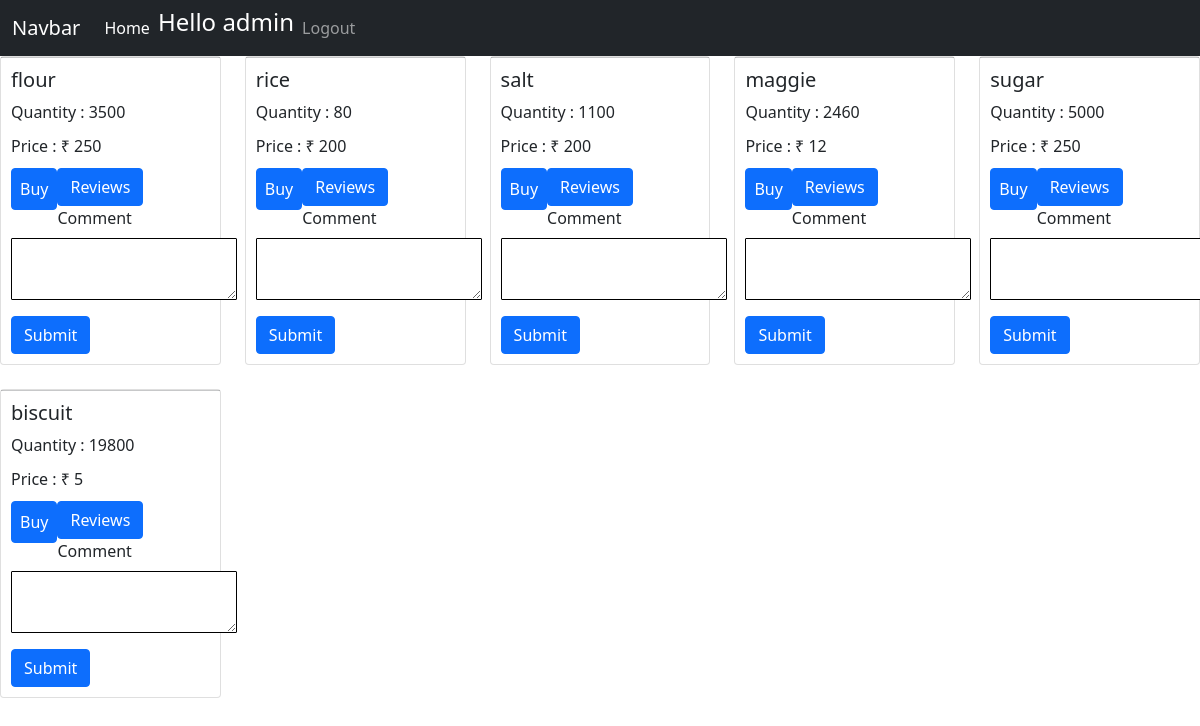
/1/enterShop (signed in), run on the app's committed database.
### home/models.py (models this page shows)
class Items(models.Model):
    name = models.CharField(max_length=1000)
    item = models.CharField(max_length=1000)
    quantity = models.IntegerField()
    price = models.IntegerField()

### home/views.py (the view)
# urls.py: path("<int:id>/enterShop", views.enterShop, name="enterShop"),
def enterShop(request, id):
    shop = Shopkeeper.objects.get(id=id)
    items = Items.objects.filter(name=shop.name)
    return render(request, "items.html", {"items": items, "shopId": id})

### templates/items.html (shortened to what this page needs)
{% extends 'base.html' %}
{% block content %}
    <div class="row row-cols-1 row-cols-md-5 g-4">
  {% for item in items %}
  <div class="col">
    <div class="card h-100">
      <hr style="margin: 0px">
      <div class="card-body" style="padding: 10px">
        <h5 class="nameOfItem">{{ item.item }}</h5>
        <p style="margin-bottom: 10px">Quantity : {{ item.quantity }}</p>
        <p style="margin-bottom: 10px">Price : &#x20B9; {{ item.price }}</p>
        <div>
            <button class="btn btn-primary" type="button" data-bs-toggle="offcanvas"
                data-bs-target="#offcanvasRight_{{ item.pk }}" aria-controls="offcanvasRight"
                style="box-shadow: none; padding: 8px; float: left">Buy
            </button>
        </div>
        <a href="/{{shopId}}/{{item.id}}/itemReviews" class="btn btn-primary">Reviews</a>
        <form action="/{{shopId}}/{{item.id}}/submitReviews" method="post">
            <div class="mb-3"">
                        <label for=" comment" class="form-label">Comment</label>
                <textarea class="form-control" style="width: fit-content; border: 1px solid black; border-radius: 1px;" id="comment"
                    name="comment"></textarea>
            </div>
            <button type="submit" class="btn btn-primary">Submit</button>
        </form>
        </div>
    </div>
  </div>
  {%endfor%}
    </div>
{% endblock content %}

### templates/base.html (shortened to what this page needs)
<!DOCTYPE html>
<html lang="en">
  <head>
    <link
      href="https://cdn.jsdelivr.net/npm/bootstrap@5.1.3/dist/css/bootstrap.min.css"
      rel="stylesheet"
    />
  </head>
  <body>
    <nav class="navbar navbar-expand-lg navbar-dark bg-dark">
  <div class="container-fluid">
    <a class="navbar-brand" href="#">Navbar</a>
    <div class="collapse navbar-collapse" id="navbarSupportedContent">
      <ul class="navbar-nav me-auto mb-2 mb-lg-0">
        <li class="nav-item">
          <a class="nav-link active" aria-current="page" href="#">Home</a>
        </li>
        {% if request.user.is_authenticated %}
            <li>
                <h4 style="color: white;">
                    Hello {{request.user.username}}
                </h4>
            </li>
            <li class="nav-item">
                <a class="nav-link" href="/shopkeeperLogout">Logout</a>
            </li>
        {% else %}
            <li class="nav-item">
                <a class="nav-link" href="/shopkeeperLogin">Login</a>
            </li>
        {% endif %}
    </div>
  </div>
</nav>
    {% block content %}{% endblock content %}
  </body>
</html>

### data on the page
Items: item "flour", quantity "3500", price "250"
Items: item "rice", quantity "80", price "200"
Items: item "salt", quantity "1100", price "200"
Items: item "maggie", quantity "2460", price "12"
Items: item "sugar", quantity "5000", price "250"
Items: item "biscuit", quantity "19800", price "5"

### other printed values
{{ request.user.username }} "admin"
